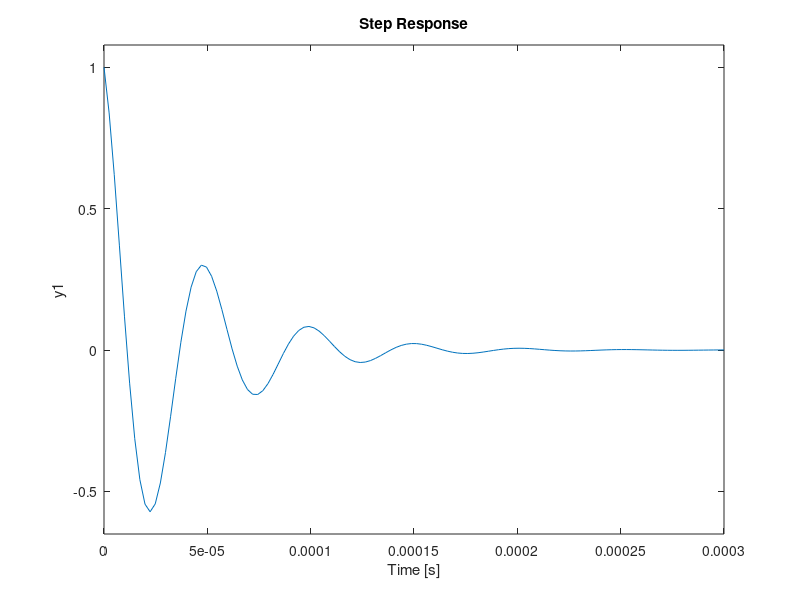
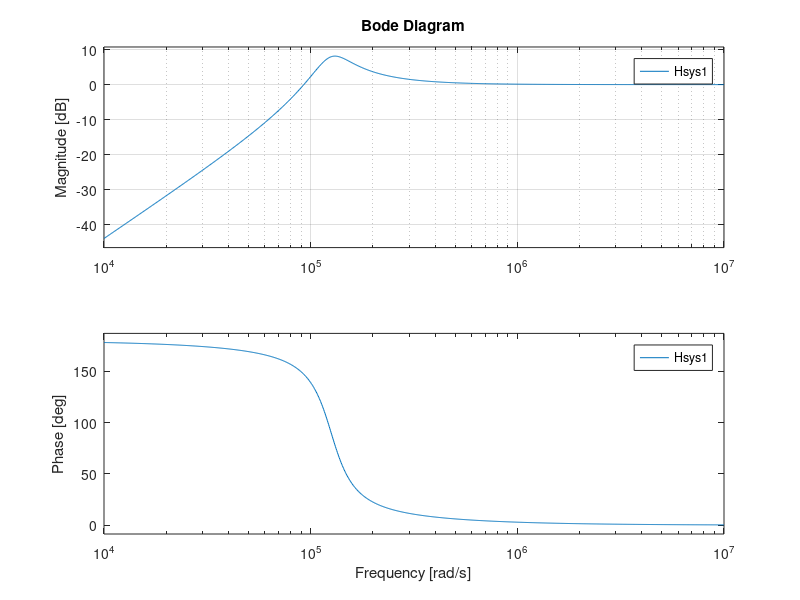

These figures' MATLAB source, in order:
L = 1e-3;    % henry
C = 63.3e-9; % farad
R = 50.26;   % ohm

N = [1, 0,     0      ]; % numerator coefficients
D = [1, (R/L), 1/(L*C)]; % denomenator coefficients

Hsys1 = tf(N, D);
step(Hsys1);
grid;
figure;
bode(Hsys1);
grid;